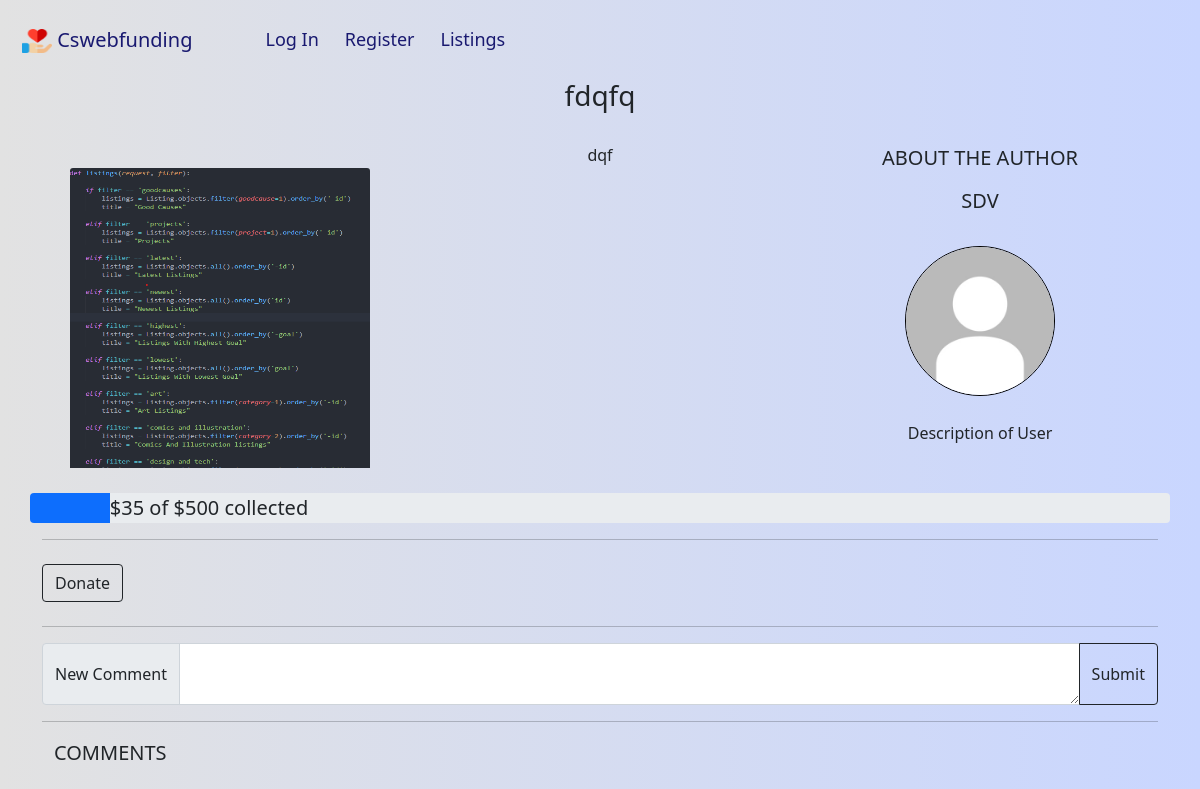
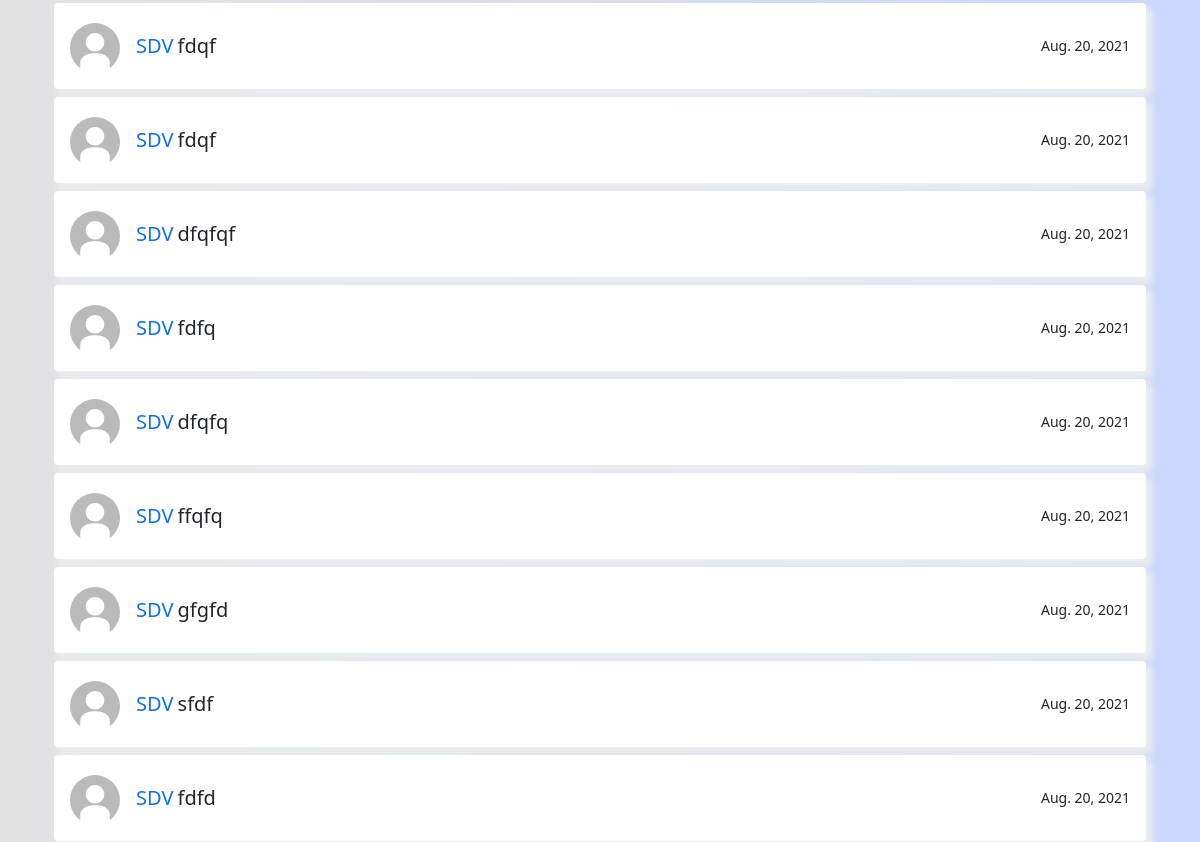
The app's page /listing/4 (upper part), older data (2 pictures, top to bottom).
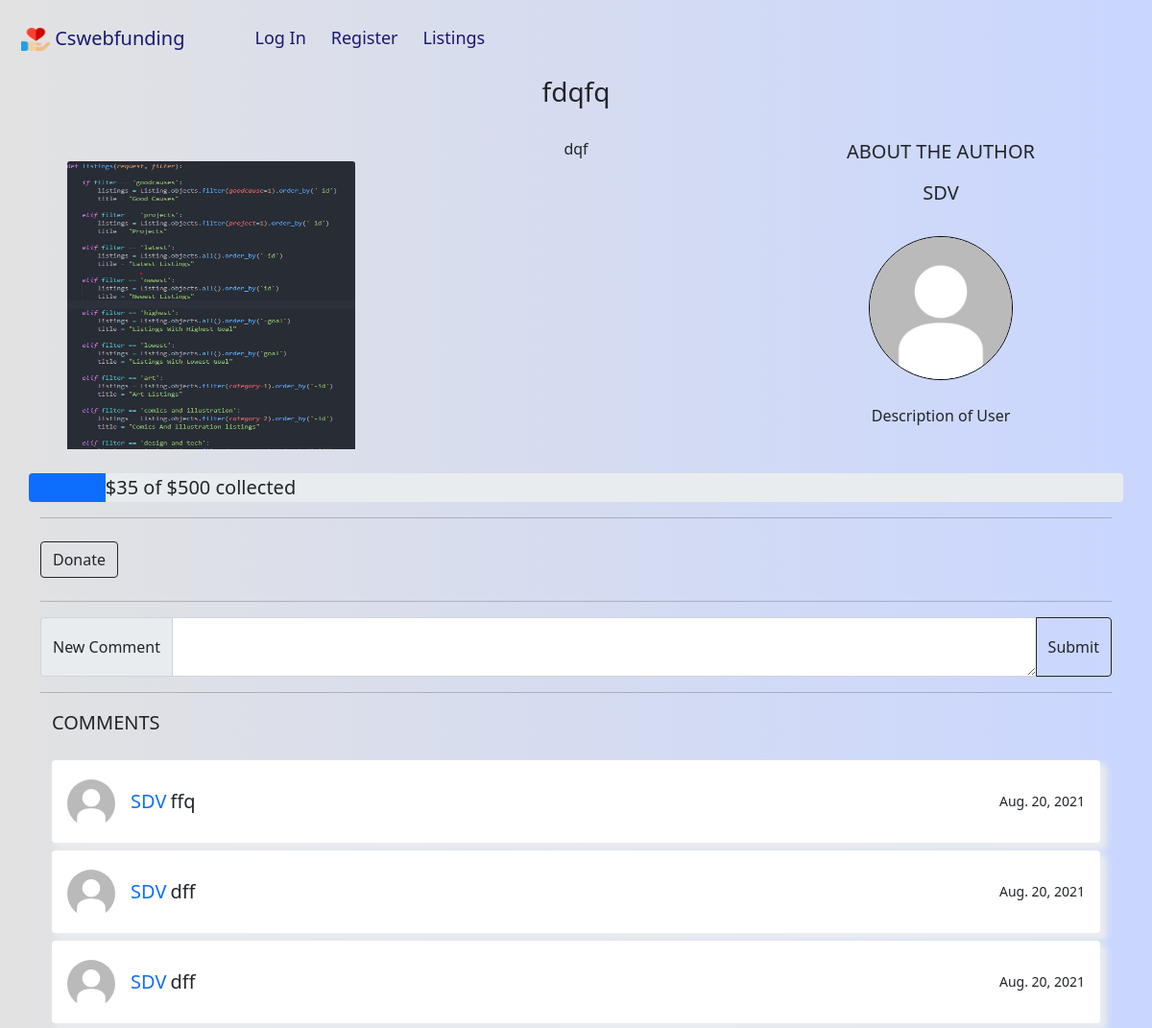
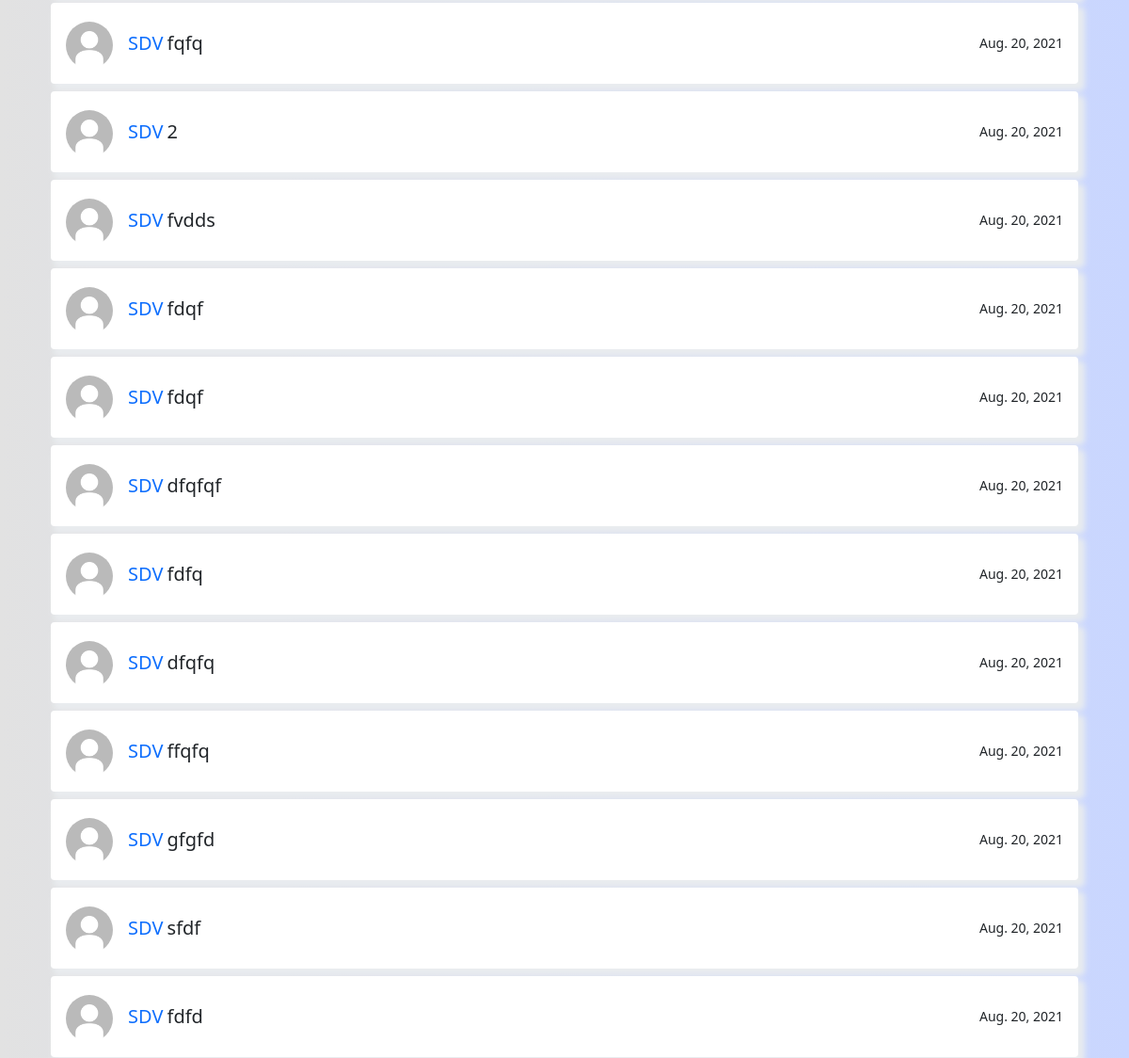
The same page, newer data (2 pictures, top to bottom).
### cswebfunding/models.py (models this page shows, shortened)
class Listing(models.Model):
   id = models.BigAutoField(primary_key=True)
   title = models.CharField(max_length=50)
   description = models.CharField(max_length=256)
   author = models.ForeignKey('User', on_delete=models.CASCADE)
   project = models.BooleanField(default=0)
   goodcause = models.BooleanField(default=0)
   donated = models.PositiveIntegerField(default=0)
   category = models.PositiveIntegerField(default=9)
   goal = models.PositiveIntegerField(validators=[MaxValueValidator(10000000),MinValueValidator(10)])
   created_at = models.DateField(auto_now_add=True)
   final_date = models.DateField()
   photo = models.ImageField(upload_to='media/', default="default-listing.jpg")
   popularity = models.IntegerField(default=0)
   def get_percentage(self):
        perc = self.donated * 100 / self.goal
        return perc

class User(AbstractUser):
   id = models.BigAutoField(primary_key=True)
   balance = models.DecimalField(max_digits=8, decimal_places=2, default=0)
   photo = models.ImageField(upload_to='media/', default="default-user.jpg")
   about_me = models.CharField(max_length=256, default="Description of User")

class Comment(models.Model):
   id = models.BigAutoField(primary_key=True)
   listing = models.ForeignKey('Listing', on_delete=models.CASCADE)
   user = models.ForeignKey('User', on_delete=models.CASCADE)
   content = models.TextField()
   date = models.DateField(auto_now_add=True)

### cswebfunding/views.py (the view)
# urls.py: path("listing/<int:id>", views.listingfunc, name="listing"),
def listingfunc(request, id):
    try:
        listing = Listing.objects.get(id=id)
    except ObjectDoesNotExist:
        raise Exception('Listing does not exist')
    listing.popularity += 1
    listing.save()
    comments = Comment.objects.filter(listing=listing).order_by('-id')
    return render(request, "cswebfunding/listing.html", {
        "listing": listing,
        "comments": comments
    })

### cswebfunding/templates/cswebfunding/listing.html (shortened to what this page needs)
{% extends "cswebfunding/layout.html" %}
{% block body %}
{% if listing %}
<div class="pageload">
    <h3 class="center margin-bottom">{{ listing.title }}</h3>
    <div class="container">
        <div class="row">
            <div class="col-sm-4 center">
                <img class="card-img-top listing_image" src="{{ listing.photo.url }}" alt="main image of {{ listing.title }}">
            </div>
            <div class="col-sm-4 center">
                {{ listing.description}}
            </div>
            <div class="col-sm-4 center ">
                <p class="lead">ABOUT THE AUTHOR</p>
                <h5>{{ listing.author.username }}</h5>
                <a href="{% url 'profile' id=listing.author.id %}">
                    <img id="image" class="card-img-top round_image" src="{{ listing.author.photo.url }}" alt="author image of {{ listing.author.username }}">
                </a>
                <p>{{ listing.author.about_me }}</p>
            </div>
        </div>
        <div class="row">
            <div class="progress">
                <div id="progressbar" class="progress-bar" role="progressbar" aria-valuenow="{{ listing.donated }}" aria-valuemin="0" aria-valuemax="{{ listing.goal }}" style="width: {% widthratio listing.donated listing.goal 100 %}%;">
                </div>
                {% if listing.get_percentage < 20 and listing.donated != 0 %}
                <span class="lead center">$<span id="progressamount">{{ listing.donated }}</span> of ${{ listing.goal }} collected</span>
                {% endif %}
            </div>
        </div>
        <hr>
        <a class="btn btn-outline-dark my-2" href="#" role="button" data-bs-toggle="modal" data-bs-target="#DonateModal">Donate</a>
        <hr>
        <div class="row">
            <div class="input-group">
                <span class="input-group-text">New Comment</span>
                <textarea id="content" required="required" class="form-control" aria-label="With textarea" name="content"></textarea>
                <span onclick="comment({{ listing.id }})" class="input-group-addon btn btn-outline-dark commentsubmitbutton">Submit</span>
            </div>
        </div>
        <hr>
        <div class="container">
            <p class="lead">COMMENTS</p>
            <div class="row d-flex justify-content-center">
                <div class="col">
                    {% for comment in comments %}
                    <div class="card p-3 mt-2" id="comment{{ comment.id }}">
                        <div class="d-flex justify-content-between align-items-center">
                            <div class="user d-flex flex-row align-items-center"> <img src="{{ comment.user.photo.url }}" width="50" class="user-img rounded-circle me-3"> <span><small class="lead text-primary">{{ comment.user.username }}</small> <small class="lead">{{ comment.content }}</small></span> </div> <small>{{ comment.date }}</small>
                        </div>
                    </div>
                    {% endfor %}
                </div>
            </div>
        </div>
{% else %}
    <h3 class="center">Error! The listing you were trying to get does not exist!</h3>
{% endif %}
{% endblock %}

### cswebfunding/templates/cswebfunding/layout.html (shortened to what this page needs)
{% load static %}
{% load notifications_tags %}
<!DOCTYPE html>
<html lang="en">
    <head>
        <link href="https://cdn.jsdelivr.net/npm/bootstrap@5.0.2/dist/css/bootstrap.min.css" rel="stylesheet">
        <link href="{% static 'cswebfunding/styles.css' %}" rel="stylesheet">
    </head>
    <body>
        <nav class="navbar navbar-light navbar-expand-lg">
            <div class="container-fluid">
                <a class="navbar-brand" href="{% url 'index' %}">
                    <img src="/static/cswebfunding/heart.png" alt="logo" width="30" height="24">
                    <span class="midnightblue">Cswebfunding</span>
                </a>
                <div class="collapse navbar-collapse" id="navbarText">
                    <ul class="navbar-nav me-auto mb-2 mb-lg-0">
                    {% if user.is_authenticated %}
                        <li class="nav-item">
                            <a class="nav-link active underline" href="{% url 'profile' id=request.user.id %}">{{ user.username }}</a>
                        </li>
                        <li class="nav-item">
                            <a class="nav-link active underline" href="{% url 'logout' %}">Log Out</a>
                        </li>
                        <li class="nav-item dropdown">
                            <a class="nav-link active dropdown-toggle" href="" id="navbarDropdown" role="button" data-bs-toggle="dropdown" aria-expanded="false">
                                Listings
                            </a>
                            <ul class="dropdown-menu" aria-labelledby="navbarDropdown">
                                <li><a class="dropdown-item" href="{% url 'listings' filter='newest' %}">All listings</a></li>
                                <li><hr class="dropdown-divider"></li>
                                <li><a class="dropdown-item" href="{% url 'listings' filter='goodcauses' %}">Good Causes</a></li>
                                <li><a class="dropdown-item" href="{% url 'listings' filter='projects' %}">Projects</a></li>
                            </ul>
                        </li>
                        <li class="nav-item">
                            <a <a class="nav-link active underline"href="{% url 'newlisting' %}">New Listing</a>
                        </li>
                        <li class="nav-item">
                            <a class="nav-link active underline" onclick="hidemodalmessage()" data-bs-toggle="modal" data-bs-target="#fundsModal">&#43; Add funds</a>
                        </li>
                    </ul>
                    <span class="navbar-text">
                        <div class="nav-item dropdown">
                            <a class="nav-link dropdown-toggle" href="#" id="notificationdropdown" role="button" data-bs-toggle="dropdown" aria-expanded="false">
                                <span hidden id="notificationcount" class="badge bg-danger"></span>
                                <i class="fas fa-bell"></i>
                            </a>
                            <ul id="notify_list" class="dropdown-menu dropdown-large" aria-labelledby="notificationdropdown">
                                <li id="no_notifications">
                                    <span class="lead">You have no new notifications</span>
                                </li>
                            </ul>
                        </div>
                    </span>
                    <span class="navbar-text" id="balance">
                        Current balance: $<span id="balanceamount">{{ user.balance }}</span>
                    </span>
                    {% else %}
                        <li class="nav-item">
                            <a class="nav-link active underline" href="{% url 'login' %}">Log In</a>
                        </li>
                        <li class="nav-item">
                            <a class="nav-link active underline" href="{% url 'register' %}">Register</a>
                        </li>
                        <li class="nav-item">
                            <a class="nav-link active underline" href="{% url 'listings' filter='latest' %}">Listings</a>
                        </li>
                    </ul>
                    {% endif %}
                </div>
            </div>
        </nav>
        <div class="body">
            {% block body %}
            {% endblock %}
        </div>
    </body>
</html>

### cswebfunding/static/cswebfunding/styles.css (style rules this page uses)
body { margin: 10px; background: #C9D6FF; background: -webkit-linear-gradient(to right, #E2E2E2, #C9D6FF); background: linear-gradient(to right, #E2E2E2, #C9D6FF); }
a { cursor: pointer }
nav { margin-bottom: 10px; }
.commentsubmitbutton { display: inline-flex; align-items: center; }
.navbar-brand { margin-right: 65px; }
.nav-item { margin-right: 10px; }
.navbar li a { color: midnightblue !important; font-size: large; color: midnightblue !important; }
.midnightblue { color: midnightblue !important; }
.margin-bottom { margin-bottom: 30px; }
.progress { height: 30px; padding: 0; }
.listing_image { height: 300px; width: 300px; margin-top: 25px; margin-bottom: 25px; }
.underline { float: left; position: relative; overflow: hidden; }
.underline::after { background-color: #d20807; content: ""; width: 0; height: 3px; left: 0; bottom: 0; transition: width 0.35s ease 0s; position: absolute; }
.center { text-align: center; align-items: center; }
.round_image { -webkit-border-radius: 50%; -moz-border-radius: 50%; -ms-border-radius: 50%; -o-border-radius: 50%; border-radius: 50%; width: 150px; height: 150px; margin-top: 25px; margin-bottom: 25px; border: 1px solid black; }
.progress .progress-bar { animation-name: animateBar; animation-iteration-count: 1; animation-timing-function: ease-in; animation-duration: 0.75s; }
.card { border: none; box-shadow: 5px 6px 6px 2px #e9ecef; border-radius: 4px; background: white; animation: reverseslidehover 0.5s; animation-fill-mode: both; }
.user-img { margin-top: 4px }
.pageload { animation: transitionin 1s }

Row changes from the older to the newer data that the page shows:
added Comment: user.photo (placeholder picture), user.username "SDV", content "ffq", date "Aug. 20, 2021"
added Comment: user.photo (placeholder picture), user.username "SDV", content "dff", date "Aug. 20, 2021"
added Comment: user.photo (placeholder picture), user.username "SDV", content "dff", date "Aug. 20, 2021"
added Comment: user.photo (placeholder picture), user.username "SDV", content "fqfq", date "Aug. 20, 2021"
added Comment: user.photo (placeholder picture), user.username "SDV", content "2", date "Aug. 20, 2021"
added Comment: user.photo (placeholder picture), user.username "SDV", content "fvdds", date "Aug. 20, 2021"
